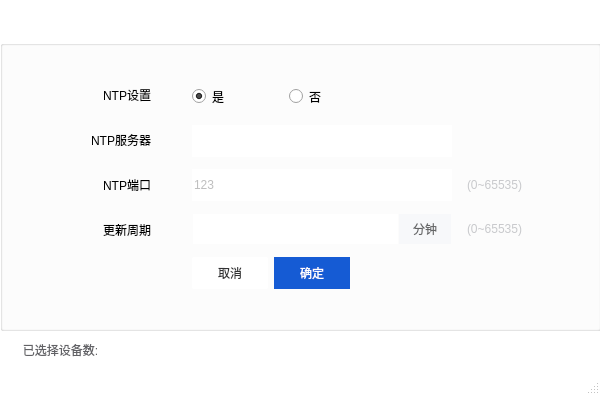
<?xml version="1.0" encoding="UTF-8"?>
<ui version="4.0">
 <class>tool_check_time</class>
 <widget class="QMainWindow" name="tool_check_time">
  <property name="geometry">
   <rect>
    <x>0</x>
    <y>0</y>
    <width>600</width>
    <height>395</height>
   </rect>
  </property>
  <property name="minimumSize">
   <size>
    <width>600</width>
    <height>395</height>
   </size>
  </property>
  <property name="maximumSize">
   <size>
    <width>600</width>
    <height>395</height>
   </size>
  </property>
  <property name="windowTitle">
   <string>校时</string>
  </property>
  <property name="styleSheet">
   <string notr="true">QMainWindow
{
	
	background-color: rgb(255, 255, 255);
}</string>
  </property>
  <widget class="QWidget" name="centralwidget">
   <widget class="QGroupBox" name="groupBox">
    <property name="geometry">
     <rect>
      <x>0</x>
      <y>40</y>
      <width>601</width>
      <height>291</height>
     </rect>
    </property>
    <property name="title">
     <string/>
    </property>
    <widget class="QGroupBox" name="groupBox_2">
     <property name="geometry">
      <rect>
       <x>70</x>
       <y>20</y>
       <width>93</width>
       <height>201</height>
      </rect>
     </property>
     <property name="styleSheet">
      <string notr="true">QGroupBox
{
	border : none;
}</string>
     </property>
     <property name="title">
      <string/>
     </property>
     <layout class="QGridLayout" name="gridLayout">
      <item row="0" column="0">
       <widget class="QLabel" name="label">
        <property name="text">
         <string>NTP设置</string>
        </property>
        <property name="alignment">
         <set>Qt::AlignRight|Qt::AlignTrailing|Qt::AlignVCenter</set>
        </property>
       </widget>
      </item>
      <item row="1" column="0">
       <widget class="QLabel" name="label_2">
        <property name="text">
         <string>NTP服务器</string>
        </property>
        <property name="alignment">
         <set>Qt::AlignRight|Qt::AlignTrailing|Qt::AlignVCenter</set>
        </property>
       </widget>
      </item>
      <item row="2" column="0">
       <widget class="QLabel" name="label_3">
        <property name="text">
         <string>NTP端口</string>
        </property>
        <property name="alignment">
         <set>Qt::AlignRight|Qt::AlignTrailing|Qt::AlignVCenter</set>
        </property>
       </widget>
      </item>
      <item row="3" column="0">
       <widget class="QLabel" name="label_4">
        <property name="text">
         <string>更新周期</string>
        </property>
        <property name="alignment">
         <set>Qt::AlignRight|Qt::AlignTrailing|Qt::AlignVCenter</set>
        </property>
       </widget>
      </item>
     </layout>
    </widget>
    <widget class="QGroupBox" name="groupBox_3">
     <property name="geometry">
      <rect>
       <x>180</x>
       <y>20</y>
       <width>363</width>
       <height>251</height>
      </rect>
     </property>
     <property name="font">
      <font>
       <pointsize>9</pointsize>
      </font>
     </property>
     <property name="styleSheet">
      <string notr="true">border: none;</string>
     </property>
     <property name="title">
      <string/>
     </property>
     <layout class="QGridLayout" name="gridLayout_4">
      <item row="0" column="0" colspan="2">
       <widget class="QGroupBox" name="groupBox_4">
        <property name="minimumSize">
         <size>
          <width>0</width>
          <height>32</height>
         </size>
        </property>
        <property name="maximumSize">
         <size>
          <width>130</width>
          <height>32</height>
         </size>
        </property>
        <property name="styleSheet">
         <string notr="true">QRadioButton::indicator:checked
{
	border-image:url(:/png/shuncom_ico/png_ico/单选框.png)
}
</string>
        </property>
        <property name="title">
         <string/>
        </property>
        <layout class="QGridLayout" name="gridLayout_2">
         <property name="leftMargin">
          <number>0</number>
         </property>
         <property name="topMargin">
          <number>0</number>
         </property>
         <property name="rightMargin">
          <number>0</number>
         </property>
         <property name="bottomMargin">
          <number>0</number>
         </property>
         <property name="spacing">
          <number>0</number>
         </property>
         <item row="0" column="0">
          <widget class="QRadioButton" name="radioButton">
           <property name="text">
            <string>是</string>
           </property>
           <property name="checked">
            <bool>true</bool>
           </property>
          </widget>
         </item>
         <item row="0" column="1">
          <spacer name="horizontalSpacer">
           <property name="orientation">
            <enum>Qt::Horizontal</enum>
           </property>
           <property name="sizeHint" stdset="0">
            <size>
             <width>51</width>
             <height>20</height>
            </size>
           </property>
          </spacer>
         </item>
         <item row="0" column="2">
          <widget class="QRadioButton" name="radioButton_2">
           <property name="text">
            <string>否</string>
           </property>
          </widget>
         </item>
        </layout>
       </widget>
      </item>
      <item row="1" column="0" colspan="3">
       <widget class="QLineEdit" name="lineEdit">
        <property name="minimumSize">
         <size>
          <width>260</width>
          <height>32</height>
         </size>
        </property>
        <property name="maximumSize">
         <size>
          <width>260</width>
          <height>32</height>
         </size>
        </property>
       </widget>
      </item>
      <item row="2" column="0" colspan="3">
       <widget class="QLineEdit" name="lineEdit_2">
        <property name="enabled">
         <bool>false</bool>
        </property>
        <property name="minimumSize">
         <size>
          <width>260</width>
          <height>32</height>
         </size>
        </property>
        <property name="maximumSize">
         <size>
          <width>260</width>
          <height>32</height>
         </size>
        </property>
        <property name="text">
         <string>123</string>
        </property>
       </widget>
      </item>
      <item row="2" column="3">
       <widget class="QLabel" name="label_6">
        <property name="minimumSize">
         <size>
          <width>0</width>
          <height>32</height>
         </size>
        </property>
        <property name="maximumSize">
         <size>
          <width>16777215</width>
          <height>32</height>
         </size>
        </property>
        <property name="styleSheet">
         <string notr="true">color: rgb(200, 201, 204);</string>
        </property>
        <property name="text">
         <string>(0~65535)</string>
        </property>
        <property name="alignment">
         <set>Qt::AlignCenter</set>
        </property>
       </widget>
      </item>
      <item row="3" column="0" colspan="3">
       <widget class="QGroupBox" name="groupBox_5">
        <property name="minimumSize">
         <size>
          <width>260</width>
          <height>32</height>
         </size>
        </property>
        <property name="maximumSize">
         <size>
          <width>260</width>
          <height>32</height>
         </size>
        </property>
        <property name="title">
         <string/>
        </property>
        <layout class="QGridLayout" name="gridLayout_3">
         <property name="leftMargin">
          <number>0</number>
         </property>
         <property name="topMargin">
          <number>0</number>
         </property>
         <property name="rightMargin">
          <number>0</number>
         </property>
         <property name="bottomMargin">
          <number>0</number>
         </property>
         <property name="horizontalSpacing">
          <number>0</number>
         </property>
         <item row="0" column="0">
          <widget class="QLineEdit" name="lineEdit_3">
           <property name="minimumSize">
            <size>
             <width>205</width>
             <height>30</height>
            </size>
           </property>
           <property name="maximumSize">
            <size>
             <width>205</width>
             <height>30</height>
            </size>
           </property>
          </widget>
         </item>
         <item row="0" column="1">
          <widget class="QLabel" name="label_5">
           <property name="minimumSize">
            <size>
             <width>52</width>
             <height>30</height>
            </size>
           </property>
           <property name="maximumSize">
            <size>
             <width>52</width>
             <height>30</height>
            </size>
           </property>
           <property name="styleSheet">
            <string notr="true">background-color: rgb(247, 248, 250);
color: rgb(100, 101, 102);</string>
           </property>
           <property name="text">
            <string>分钟</string>
           </property>
           <property name="alignment">
            <set>Qt::AlignCenter</set>
           </property>
          </widget>
         </item>
        </layout>
       </widget>
      </item>
      <item row="3" column="3">
       <widget class="QLabel" name="label_7">
        <property name="minimumSize">
         <size>
          <width>0</width>
          <height>32</height>
         </size>
        </property>
        <property name="maximumSize">
         <size>
          <width>16777215</width>
          <height>32</height>
         </size>
        </property>
        <property name="styleSheet">
         <string notr="true">color: rgb(200, 201, 204);</string>
        </property>
        <property name="text">
         <string>(0~65535)</string>
        </property>
        <property name="alignment">
         <set>Qt::AlignCenter</set>
        </property>
       </widget>
      </item>
      <item row="4" column="0">
       <widget class="QPushButton" name="pushButton_2">
        <property name="minimumSize">
         <size>
          <width>76</width>
          <height>32</height>
         </size>
        </property>
        <property name="maximumSize">
         <size>
          <width>76</width>
          <height>32</height>
         </size>
        </property>
        <property name="styleSheet">
         <string notr="true">/*按钮普通态*/
QPushButton
{

    /*字体颜色*/ 
	color: rgb(50, 50, 51);
 	/*背景颜色*/  
    background-color: rgb(255, 255, 255);
    /*边框圆角半径为8像素*/ 
    border-radius:2px;
	width:65px;
}
 
/*按钮停留态*/
QPushButton:hover
{
   /*背景颜色*/  
    background-color: rgb(85, 170, 255);
}
 
/*按钮按下态*/
QPushButton:pressed
{
    /*背景颜色*/  
 	background-color:rgb(170 , 255 , 255);
    /*左内边距为3像素，让按下时字向右移动3像素*/  
    padding-left:3px;
    /*上内边距为3像素，让按下时字向下移动3像素*/  
    padding-top:3px;
}</string>
        </property>
        <property name="text">
         <string>取消</string>
        </property>
       </widget>
      </item>
      <item row="4" column="1">
       <widget class="QPushButton" name="pushButton">
        <property name="minimumSize">
         <size>
          <width>76</width>
          <height>32</height>
         </size>
        </property>
        <property name="maximumSize">
         <size>
          <width>76</width>
          <height>32</height>
         </size>
        </property>
        <property name="font">
         <font>
          <family>Microsoft Yahei</family>
          <pointsize>9</pointsize>
         </font>
        </property>
        <property name="styleSheet">
         <string notr="true">/*按钮普通态*/
QPushButton
{


    /*字体颜色*/ 
	color: rgb(255, 255, 255);
 	/*背景颜色*/  
	background-color: rgb(21, 91, 212);
    /*边框圆角半径为8像素*/ 
    border-radius:0px;
	width:65px;
}
 
/*按钮停留态*/
QPushButton:hover
{
   /*背景颜色*/  
    background-color: rgb(85, 170, 255);
}
 
/*按钮按下态*/
QPushButton:pressed
{
    /*背景颜色*/  
 	background-color:rgb(170 , 255 , 255);
    /*左内边距为3像素，让按下时字向右移动3像素*/  
    padding-left:3px;
    /*上内边距为3像素，让按下时字向下移动3像素*/  
    padding-top:3px;
}</string>
        </property>
        <property name="text">
         <string>确定</string>
        </property>
       </widget>
      </item>
      <item row="4" column="2" colspan="2">
       <spacer name="horizontalSpacer_2">
        <property name="orientation">
         <enum>Qt::Horizontal</enum>
        </property>
        <property name="sizeHint" stdset="0">
         <size>
          <width>170</width>
          <height>20</height>
         </size>
        </property>
       </spacer>
      </item>
     </layout>
    </widget>
   </widget>
   <widget class="QWidget" name="layoutWidget">
    <property name="geometry">
     <rect>
      <x>10</x>
      <y>340</y>
      <width>157</width>
      <height>19</height>
     </rect>
    </property>
    <layout class="QHBoxLayout" name="horizontalLayout_2">
     <item>
      <widget class="QLabel" name="label_8">
       <property name="styleSheet">
        <string notr="true">color: rgb(98, 98, 102);</string>
       </property>
       <property name="text">
        <string>已选择设备数:</string>
       </property>
       <property name="alignment">
        <set>Qt::AlignCenter</set>
       </property>
      </widget>
     </item>
     <item>
      <widget class="QLabel" name="label_9">
       <property name="minimumSize">
        <size>
         <width>50</width>
         <height>0</height>
        </size>
       </property>
       <property name="maximumSize">
        <size>
         <width>50</width>
         <height>16777215</height>
        </size>
       </property>
       <property name="text">
        <string/>
       </property>
      </widget>
     </item>
    </layout>
   </widget>
  </widget>
  <widget class="QStatusBar" name="statusbar"/>
 </widget>
 <resources>
  <include location="../../shuncom_qrc.qrc"/>
 </resources>
 <connections/>
</ui>
